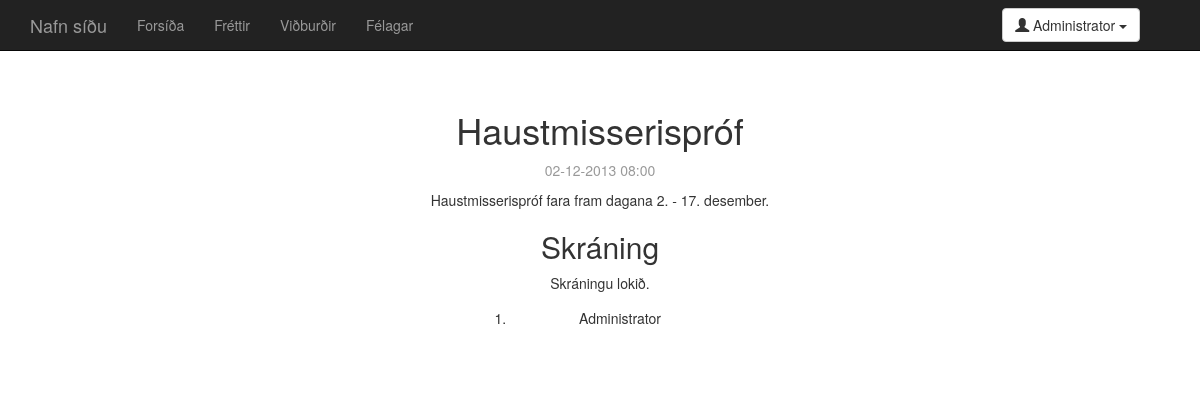
The page /event.php?id=1 (signed in) on the database as committed earlier.
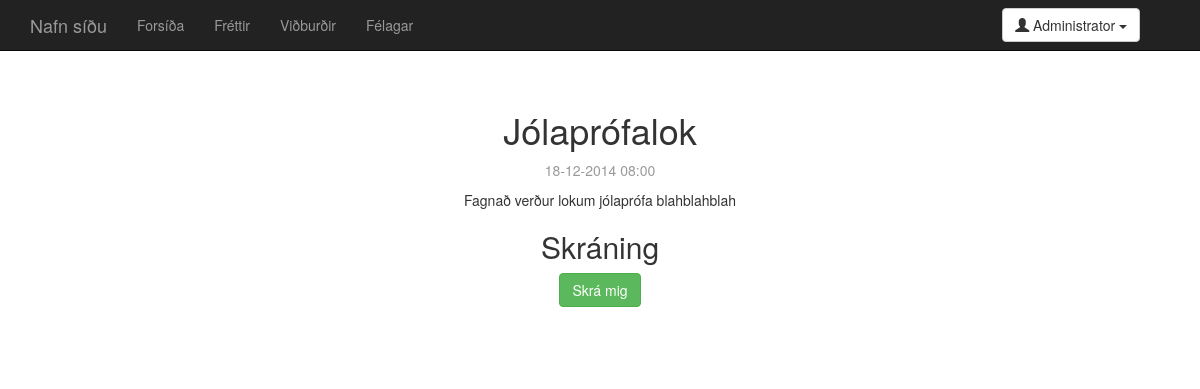
The same page on the database as committed later.
### tables this page shows
CREATE TABLE 'events' (
  'event_id' integer NOT NULL,
  'title' text,
  'start' integer,
  'end' integer,
  'registration_start' integer,
  'registration_end' integer,
  'description' text,
  'location' text,
  'seats' integer,
  'date_created' integer,
  'date_edited' integer,
  'creator' integer,
  'last_editor' integer,
  'open_mod_registration' integer,
  PRIMARY KEY ('event_id')
);

CREATE TABLE 'registrations' (
  'registration_id' integer NOT NULL,
  'user_id' integer,
  'event_id' integer,
  'timing' integer,
  PRIMARY KEY ('registration_id')
);

CREATE TABLE 'users' (
  'user_id' integer NOT NULL,
  'name' text,
  'post' text NOT NULL UNIQUE,
  'pass' text,
  'privileges' integer,
  'phone_nr' text,
  PRIMARY KEY ('user_id')
);

### php/utils.php (called while the page is built, shortened)
<?php
function intGET($name) {
  if (filter_has_var(INPUT_GET, $name) !== False && filter_input(INPUT_GET, $name, FILTER_VALIDATE_INT) !== False) {
    return filter_input(INPUT_GET, $name, FILTER_SANITIZE_NUMBER_INT);
  }
  return 0;
}
?>

### event.php (the view, shortened to what this page needs)
<?php
require_once "php/head.php";
$event_id = intGET("id");
$now = time();
$query = $db->prepare("SELECT title,start,end,registration_start,registration_end,description,location,seats,open_mod_registration FROM events WHERE event_id = :event_id;");
$query->execute(array('event_id' => $event_id));
$event_result = $query->fetchAll();
if (0 < count($event_result)) {
  $valid_event_id = True;
  $row_data = $event_result[0];
  $title = $row_data["title"];
  $start = intval($row_data["start"]);
  $start_string = date("d-m-Y H:i",$start);
  $registration_start = intval($row_data["registration_start"]);
  $registration_start_string = date("d-m-Y H:i",$registration_start);
  $registration_end = intval($row_data["registration_end"]);
  $registration_end_string = date("d-m-Y H:i",$registration_end);
  $description = nl2br($row_data["description"]);
  $seats = intval($row_data["seats"]);
}
else $valid_event_id = False;
if ($valid_event_id) {
  $query = $db->prepare("SELECT user_id FROM registrations WHERE event_id=:event_id AND user_id=:user_id;");
  $query->execute(array('event_id' => $event_id,'user_id' => USER_ID));
  $result = $query->fetchAll();
  if (0 == count($result)) $user_registered_to_event = False;
  else $user_registered_to_event = True;
}
?>
<!DOCTYPE html>
<html lang="is">
  <head>
    <link href="dist/css/bootstrap.css" rel="stylesheet">
    <link href="css/main.css" rel="stylesheet">
  </head>
  <body>
<?php
require_once "parts/navbar.php";
?>
    <div class="container">
      <div class="starter-template">
<?php
if ($valid_event_id) {
  echo <<<_END
        <h1>$title</h1>
        <p class="text-muted">$start_string</p>
        <p>
        $description
        </p>
        <h2>Skráning</h2>
_END;
  if ($now < $registration_start) {
    if (0 < $seats) {
      $seats_string = "Sætafjöldi: $seats";
    }
    else {
      $seats_string = "Engin fjöldatakmörkun.";
    }
    echo <<<_END
        <p>
        Skráning hefst: $registration_start_string<br/>
        Skráningu lýkur: $registration_end_string<br/>
        $seats_string
        </p>
_END;
  }
  elseif ($registration_end < $now) {
    echo <<<_END
        <p>Skráningu lokið.</p>
_END;
  }
  else {
    if ($user_registered_to_event) {
      if (0 < $seats) {
        $seats_string = "Sætafjöldi: $seats";
      }
      else {
        $seats_string = "Engin fjöldatakmörkun.";
      }
      echo <<<_END
        <p>
        Skráningu lýkur: $registration_end_string<br/>
        $seats_string
        </p>
        <button class="btn btn-danger" data-toggle="modal" data-target="#confirmUnregister">
          Afskrá mig
        </button>
        <div class="modal fade" id="confirmUnregister" tabindex="-1" role="dialog" aria-labelledby="myModalLabel" aria-hidden="true">
          <div class="modal-dialog">
            <div class="modal-content">
              <div class="modal-header">
                <button type="button" class="close" data-dismiss="modal" aria-hidden="true">&times;</button>
                <h4 class="modal-title" id="myModalLabel">Staðfesta afskráningu</h4>
              </div>
              <div class="modal-body">
                Þú ert við það að afskrá þig af viðkomandi viðburði, þessa aðgerð er ekki hægt að draga til baka.
                Ertu viss um að þú viljir afskrá þig?
              </div>
              <div class="modal-footer">
                <form role="form" method="post" action="event.php?id=$event_id">
                  <input type="hidden" name="unregister" value="do it" />
                  <button type="button" class="btn btn-default" data-dismiss="modal">Hætta við</button>
                  <button type="submit" class="btn btn-danger">Já, afskráðu mig</button>
                </form>
              </div>
            </div>
          </div>
        </div>
_END;
    }
    else {
      echo <<<_END
        <form role="form" method="post" action="event.php?id=$event_id">
          <input type="hidden" name="register" value="do it" />
          <button type="submit" class="btn btn-success">Skrá mig</button>
        </form>
_END;
    }
  }
  if ($now >= $registration_start || USER_PRIVILEGES == 1 || USER_PRIVILEGES == 2) {
    $query = $db->prepare("SELECT name,user_id,timing FROM users NATURAL JOIN registrations WHERE event_id=:event_id ORDER BY timing;");
    $query->execute(array('event_id' => $event_id));
    $result = $query->fetchAll();
    echo <<<_END
          <div class="fixed_width">
          <ol>
_END;
    foreach($result as $row_data) {
      $name = $row_data["name"];
      $listyle = "";
      echo <<<_END
          <li$listyle>$name</li>
_END;
    }
    echo <<<_END
          </ol>
          </div>
_END;
  }
}
else {
  echo <<<_END
        <p>Viðburður fannst ekki :(</p>
_END;
}
?>
      </div>
    </div>
  </body>
</html>

Rows that differ between the two databases and show on the page:
removed registrations: user.name "Administrator"
changed events: title "Haustmisserispróf" → "Jólaprófalok"; start "02-12-2013 08:00" → "18-12-2014 08:00"; description "Haustmisserispróf fara fram dagana 2. - 17. desember." → "Fagnað verður lokum jólaprófa blahblahblah"; registration_start 1385971200 → 1418544000 (drawn)
Other text that changed with them:
text no longer shown: "Skráningu lokið."
text now shown: "Skrá mig"
